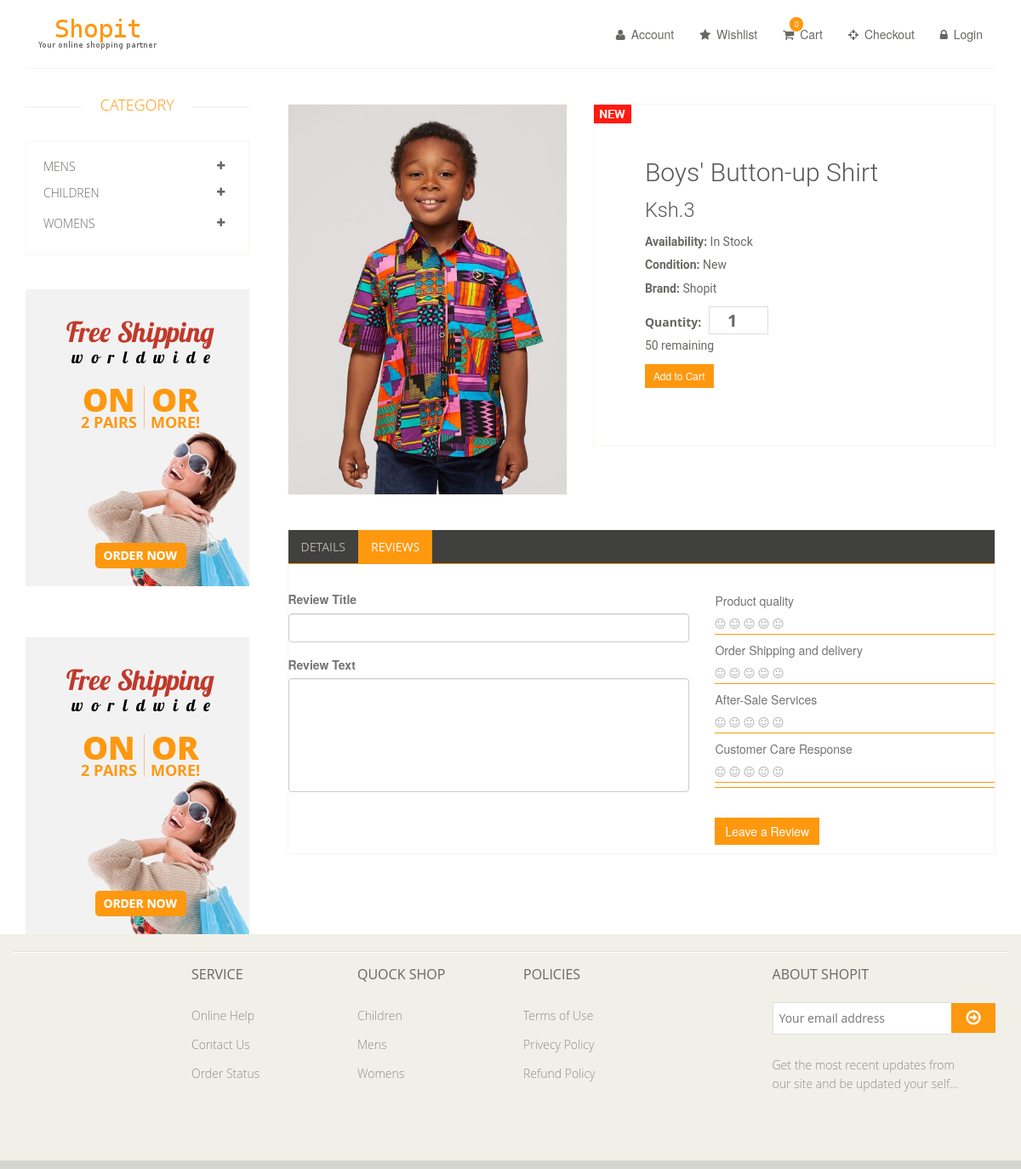
The page /product.php?q=15 on the database its author committed.
### tables this page shows
CREATE TABLE `images` (
  `imageId` int(11) NOT NULL,
  `itemId` int(11) NOT NULL,
  `m_url` text NOT NULL,
  `s_url` text NOT NULL
);

CREATE TABLE `items` (
  `itemId` int(100) NOT NULL,
  `itemname` varchar(80) NOT NULL,
  `description` text NOT NULL,
  `date` timestamp NOT NULL DEFAULT CURRENT_TIMESTAMP,
  `price` int(40) NOT NULL,
  `instock` tinyint(1) NOT NULL
);

### admin/database.php (called while the page is built, shortened)
<?php
class MySQLDB
{
   var $connection;
   function MySQLDB(){
      $this->connection = mysqli_connect(DB_SERVER, DB_USER, DB_PASS) or die(mysql_error());
      mysqli_select_db($this->connection,DB_NAME) or die(mysql_error());
   }
function getItemInfo($itemId){
$q="SELECT * FROM ".TBL_ITEMS." INNER JOIN ".TBL_IMAGES." on ".TBL_ITEMS.".itemId= ".TBL_IMAGES.".itemId WHERE ".TBL_ITEMS.".itemId=".$itemId;
  $result = mysqli_query($this->connection,$q);
$thisarray=array();
while($dbarray = mysqli_fetch_array($result)){
  $thisarray[]=$dbarray;
}
return $thisarray;
}
};
$database = new MySQLDB;
?>

### product.php (the view, shortened to what this page needs)
<!DOCTYPE html>
<html lang="en">
<head>
    <link href="css/bootstrap.min.css" rel="stylesheet">
    <link href="css/font-awesome.min.css" rel="stylesheet">
    <link href="css/prettyPhoto.css" rel="stylesheet">
    <link href="css/price-range.css" rel="stylesheet">
    <link href="css/animate.css" rel="stylesheet">
	<link href="css/main.css" rel="stylesheet">
	<link href="css/responsive.css" rel="stylesheet">
</head>
<body>
<?php include('header.php');?>
	<section>
		<div class="container">
			<div class="row">
				<div class="col-sm-3">
          <div class="left-sidebar">
            <h2>Category</h2>
            <div class="panel-group category-products" id="accordian">
            <div class="panel panel-default">
                <div class="panel-heading">
                  <h4 class="panel-title">
                    <a data-toggle="collapse" data-parent="#accordian" href="#mens">
                      <span class="badge pull-right"><i class="fa fa-plus"></i></span>
                      Mens
                    </a>
                  </h4>
                </div>
                <div class="panel panel-default">
                  <div class="panel-heading">
                    <h4 class="panel-title">
                      <a data-toggle="collapse" data-parent="#accordian" href="#sportswear">
                        <span class="badge pull-right"><i class="fa fa-plus"></i></span>
                        Children
                      </a>
                    </h4>
                  </div>
                </div>
              </div>
              <div class="panel panel-default">
                <div class="panel-heading">
                  <h4 class="panel-title">
                    <a data-toggle="collapse" data-parent="#accordian" href="#womens">
                      <span class="badge pull-right"><i class="fa fa-plus"></i></span>
                      Womens
                    </a>
                  </h4>
                </div>
              </div>
            </div>
            <div class="shipping text-center">
              <img src="images/home/shipping.jpg" alt="" />
            </div>
            <div class="shipping text-center">
              <img src="images/home/shipping.jpg" alt="" />
            </div>
          </div>
      	</div>
				<div class="col-sm-9 padding-right">
          <?php
          $id=$_GET['q'];
$rows=$database->getItemInfo($id);
if($rows != NULL){
foreach($rows as $row){
           ?>
					<div class="product-details">
						<div class="col-sm-5">
							<div class="view-product">
								<img src="<?=$row['m_url'];?>" alt="" />
							</div>
						</div>
						<div class="col-sm-7">
							<div class="product-information">
								<img src="images/product-details/new.jpg" class="newarrival" alt="" />
								<h2><?=$row['itemname'];?></h2>
									<h4>Ksh.<?=$row['price'];?></h4>
								<p><b>Availability:</b> In Stock</p>
								<p><b>Condition:</b> New</p>
								<p><b>Brand:</b> Shopit</p>
                <span>
                    <form class="form-item" method="post" action="process.php">
                <label>Quantity:</label>
                <input type="number" class="qty"name="qty" value="1"placeholder=""  />
                  <p><?=$row['instock'];?> remaining</p>
                <button type="submit" id="button" class="btn btn-primary btn-sm ">Add to Cart</button>
                </form>
                </span>
							</div>
						</div>
					</div>
					<div class="category-tab shop-details-tab">
						<div class="col-sm-12">
							<ul class="nav nav-tabs">
								<li><a href="#details" data-toggle="tab">Details</a></li>
								<li class="active"><a href="#reviews" data-toggle="tab">Reviews</a></li>
							</ul>
						</div>
						<div class="tab-content">
                  <div class="row">
                      <form action="process.php" method="POST">
                  <div class="col-md-7">
                  <div class="form-group">
                  <label>Review Title</label>
                  <input class="form-control" type="text" name="title"/>
                  </div>
                  <div class="form-group">
                  <label>Review Text</label>
                  <textarea class="form-control" rows="6" name="review"></textarea>
                  </div>
                  </div>
                  <div class="col-md-5">
                  <ul class="list booking-item-raiting-summary-list stats-list-select">
                  <li>
                  <div class="booking-item-raiting-list-title">Product quality</div>
                  <ul class="icon-group booking-item-rating-stars">
                  <li><i class="fa fa-smile-o"></i>
                  </li>
                  <li><i class="fa fa-smile-o"></i>
                  </li>
                  <li><i class="fa fa-smile-o"></i>
                  </li>
                  <li><i class="fa fa-smile-o"></i>
                  </li>
                  <li><i class="fa fa-smile-o"></i>
                  </li>
                  </ul>
                  </li>
                  <li>
                  <div class="booking-item-raiting-list-title">Order Shipping and delivery</div>
                  <ul class="icon-group booking-item-rating-stars">
                  <li><i class="fa fa-smile-o"></i>
                  </li>
                  <li><i class="fa fa-smile-o"></i>
                  </li>
                  <li><i class="fa fa-smile-o"></i>
                  </li>
                  <li><i class="fa fa-smile-o"></i>
                  </li>
                  <li><i class="fa fa-smile-o"></i>
                  </li>
                  </ul>
                  </li>
                  <li>
                  <div class="booking-item-raiting-list-title">After-Sale Services</div>
                  <ul class="icon-group booking-item-rating-stars">
                  <li><i class="fa fa-smile-o"></i>
                  </li>
                  <li><i class="fa fa-smile-o"></i>
                  </li>
                  <li><i class="fa fa-smile-o"></i>
                  </li>
                  <li><i class="fa fa-smile-o"></i>
                  </li>
                  <li><i class="fa fa-smile-o"></i>
                  </li>
                  </ul>
                  </li>
                  <li>
                  <div class="booking-item-raiting-list-title">Customer Care Response</div>
                  <ul class="icon-group booking-item-rating-stars">
                  <li><i class="fa fa-smile-o"></i>
                  </li>
                  <li><i class="fa fa-smile-o"></i>
                  </li>
                  <li><i class="fa fa-smile-o"></i>
                  </li>
                  <li><i class="fa fa-smile-o"></i>
                  </li>
                  <li><i class="fa fa-smile-o"></i>
                  </li>
                  </ul>
                  </li>
                  </ul>
                  <input class="btn btn-primary" type="submit" value="Leave a Review"/>
                  </div>
                      </form>
                  </div>
								</div>
							</div>
						</div>
					</div>
        <?php }
      }
        ?>
				</div>
	</section>
  <?php include('footer.php'); ?>
</body>
</html>

### product.php (style rules this page uses)
.btn.btn-primary, .product-information span { margin-top: 5px !important; }
.col-md-5 .list, .icon-group { background: #ffff !important; }
.qty { width:70px !important; }

### rows shown on the page
images: m_url (picture), itemId.itemname "Boys' Button-up Shirt", itemId.price "3", itemId.instock "50"
